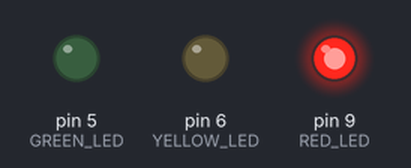
Simulated run of this sketch. Board: Arduino Uno, built with avr-gcc and run on an emulated ATmega328P. On the bench: output pins drawn as LEDs (lit = HIGH).

Above: at 0.5 s.
At 1.5 s:
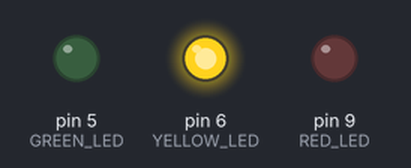
At 5.5 s:
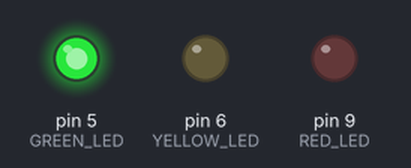
Timing chart, 0 to 6.9 s (numbered marks = the images above):
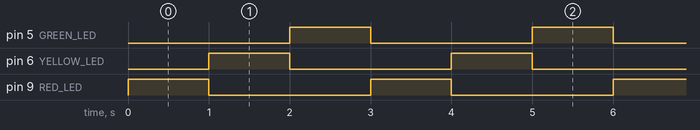

Measured:
- by itself, pin 5 (GREEN_LED), pin 6 (YELLOW_LED), pin 9 (RED_LED): alternates HIGH for 1.0 s and LOW for 2.0 s
- by itself, everything shown: repeats every 3.0 s, in 3 steps

The sketch:

einparkhilfe_workshop_step5.ino
```cpp
const int GREEN_LED = 5;
const int YELLOW_LED = 6;
const int RED_LED = 9;

void setup() {
  pinMode (GREEN_LED, OUTPUT);
  pinMode (YELLOW_LED, OUTPUT);
  pinMode (RED_LED, OUTPUT);
}

void loop() {
  // Red LED is on, all other LEDs are off
  digitalWrite (GREEN_LED, LOW);
  digitalWrite (YELLOW_LED, LOW);
  digitalWrite (RED_LED, HIGH);
  delay (1000);

  // Yellow LED is on, all other LEDs are off
  digitalWrite (GREEN_LED, LOW);
  digitalWrite (YELLOW_LED, HIGH);
  digitalWrite (RED_LED, LOW);
  delay (1000);

  // Green LED is on, all other LEDs are off
  digitalWrite (GREEN_LED, HIGH);
  digitalWrite (YELLOW_LED, LOW);
  digitalWrite (RED_LED, LOW);
  delay (1000);
}
```
